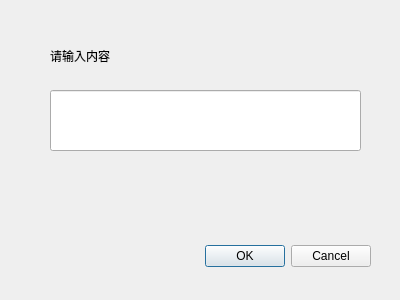
<?xml version="1.0" encoding="UTF-8"?>
<ui version="4.0">
 <class>textdialog</class>
 <widget class="QDialog" name="textdialog">
  <property name="geometry">
   <rect>
    <x>0</x>
    <y>0</y>
    <width>400</width>
    <height>300</height>
   </rect>
  </property>
  <property name="windowTitle">
   <string>信息框</string>
  </property>
  <widget class="QDialogButtonBox" name="buttonBox">
   <property name="geometry">
    <rect>
     <x>30</x>
     <y>240</y>
     <width>341</width>
     <height>32</height>
    </rect>
   </property>
   <property name="orientation">
    <enum>Qt::Horizontal</enum>
   </property>
   <property name="standardButtons">
    <set>QDialogButtonBox::Cancel|QDialogButtonBox::Ok</set>
   </property>
  </widget>
  <widget class="QLabel" name="label">
   <property name="geometry">
    <rect>
     <x>50</x>
     <y>40</y>
     <width>311</width>
     <height>31</height>
    </rect>
   </property>
   <property name="text">
    <string>请输入内容</string>
   </property>
  </widget>
  <widget class="QLineEdit" name="lineEdit">
   <property name="geometry">
    <rect>
     <x>50</x>
     <y>90</y>
     <width>311</width>
     <height>61</height>
    </rect>
   </property>
  </widget>
 </widget>
 <resources/>
 <connections>
  <connection>
   <sender>buttonBox</sender>
   <signal>accepted()</signal>
   <receiver>textdialog</receiver>
   <slot>accept()</slot>
   <hints>
    <hint type="sourcelabel">
     <x>248</x>
     <y>254</y>
    </hint>
    <hint type="destinationlabel">
     <x>157</x>
     <y>274</y>
    </hint>
   </hints>
  </connection>
  <connection>
   <sender>buttonBox</sender>
   <signal>rejected()</signal>
   <receiver>textdialog</receiver>
   <slot>reject()</slot>
   <hints>
    <hint type="sourcelabel">
     <x>316</x>
     <y>260</y>
    </hint>
    <hint type="destinationlabel">
     <x>286</x>
     <y>274</y>
    </hint>
   </hints>
  </connection>
 </connections>
</ui>
